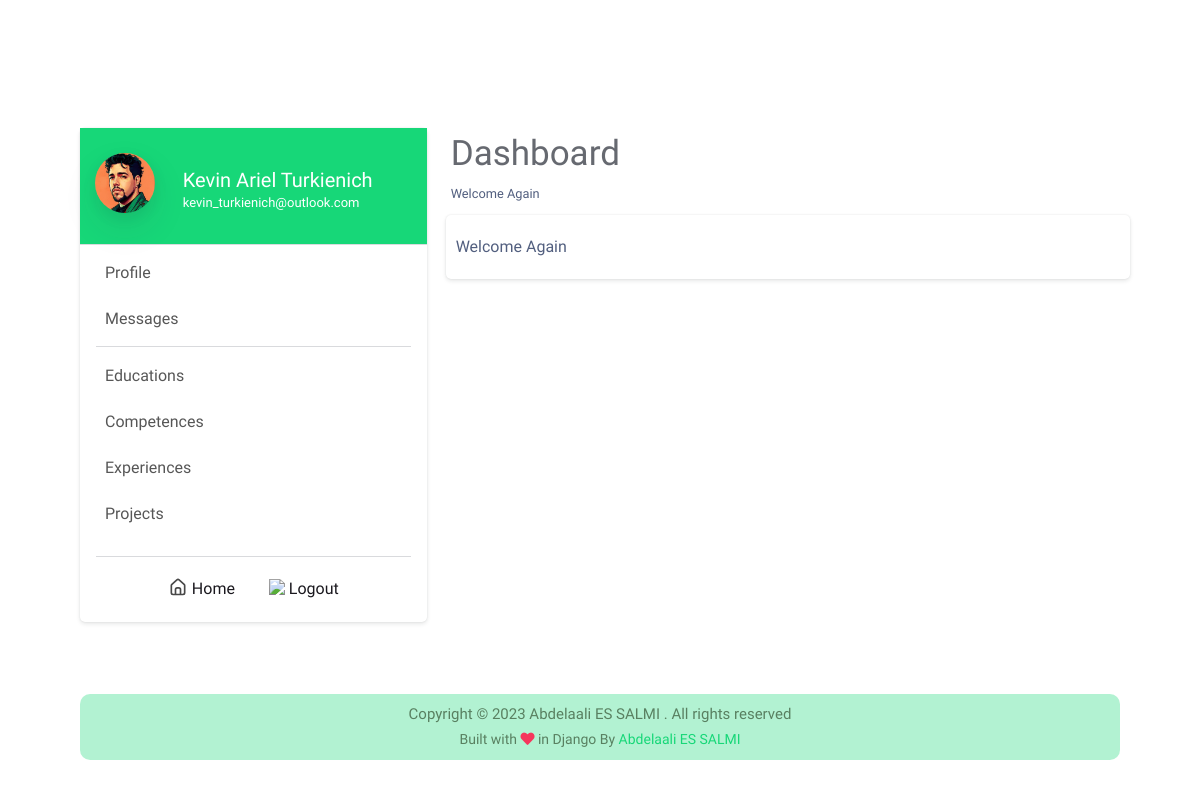
The page /dashboard/ (signed in) on the database its author committed.
### info/models.py (models this page shows, shortened)
class Information(models.Model):
    name_complete = models.CharField(max_length=50, blank=True, null=True)
    avatar = models.ImageField(upload_to="avatar/", blank=True, null=True)
    mini_about = models.TextField(blank=True, null=True)
    about = models.TextField(blank=True, null=True)
    born_date = models.DateField(blank=True, null=True)
    address = models.CharField(max_length=100, blank=True, null=True)
    phone = models.CharField(max_length=20, blank=True, null=True)
    email = models.EmailField(max_length=255, blank=True, null=True)
    cv = models.FileField(upload_to='cv', blank=True, null=True)
    github = models.URLField(blank=True, null=True)
    linkedin = models.URLField(blank=True, null=True)
    facebook = models.URLField(blank=True, null=True)
    twitter = models.URLField(blank=True, null=True)
    instagram = models.URLField(blank=True, null=True)

### dashboard/views.py (the view)
# urls.py: path('', dashboard, name='dashboard'),
@login_required()
def dashboard(request):
    template_name = 'dashboard.html'
    profile = Information.objects.first()
    return render(request, template_name, {'profile':profile, 'dashboard': True})

### dashboard/templates/dashboard.html (shortened to what this page needs)
{% extends 'base.html' %}
{% load static %}
{% block style %}
    <link type="text/css" href="{% static 'dashboard.css' %}" rel="stylesheet">
{% endblock style %}
{% block body %}
<div class="container mt-lg-8">
    <div class="row">
        <div class="col-lg-4 sidebar p-0">
            <a href="{% url 'dashboard:dashboard' %}">
                <div class="row info {% if dashboard %}dashboard-active {% else %}info-unactive{% endif %}">
                    <div class="col-2 pic">
                        <div class="profile-pic shadow" style="background-image: url('{% if profile.avatar %}{{profile.avatar.url}}{% else %}{% static 'img/default-avatar.svg' %}{% endif %}')">
                        </div>
                    </div>
                    <div class="col-10 name">
                        <h5 class="full-name">{{profile.name_complete}}</h5>
                        <p class="email">{{profile.email}}</p>
                    </div>
                </div>
            <a/>
            <hr class="m-0 mb-1">
            <ul class="sidebar-list">
                <a href="{% url 'dashboard:profile' %}">
                    <li class="{% if profile_active %}link-active{% endif %}">
                        <i class="uil uil-user dashboard-icon"></i>
                        Profile
                    </li>
                </a>
                <a href="{% url 'dashboard:messages' %}">
                    <li class="{% if messages_active %}link-active{% endif %}">
                        <i class="uil uil-envelope-download dashboard-icon"></i>
                        Messages
                    </li>
                </a>
                <hr class="sidebar-line">
                <a href="{% url 'dashboard:education' %}">
                    <li>
                        <i class="uil uil-graduation-cap dashboard-icon"></i>
                        Educations
                    </li>
                </a>
                <a href="{% url 'dashboard:profile' %}">
                    <li>
                        <i class="uil uil-award dashboard-icon"></i>
                        Competences
                    </li>
                </a>
                <a href="{% url 'dashboard:profile' %}">
                    <li>
                        <i class="uil uil-spinner-alt dashboard-icon"></i>
                        Experiences
                    </li>
                </a>
                <a href="{% url 'dashboard:projects' %}">
                    <li class="{% if projects_active %}link-active{% endif %}">
                        <i class="uil uil-folder-open dashboard-icon"></i>
                        Projects
                    </li>
                </a>
            </ul>
            <hr class="sidebar-line">
            <div class="container text-center sidebar-footer">
                <a href="{% url 'homePage' %}">
                    <img class="svg-icon-home" src="{% static 'img/home-icon.svg' %}" width='20px'>
                    Home
                </a>
                <a href="{% url 'dashboard:logout' %}" id="logout">
                    <img class="svg-icon-logout" src="{% static 'img/logout-icon.svg' %}" width='20px'>
                    Logout
                </a>
            </div>
        </div>
        <div class="col-lg-8 dashboard-content pl-lg-4">
            {% block dashboardContent %}
                <div class="dashboard-title">Dashboard</div>
                <div class=""><small>Welcome Again</small></div>
                <div class="row">
                    <div class="col-12 card">
                        <div class="">
                            <div class="">
                                <div class="">
                                    Welcome Again
                                </div>
                            </div>
                        </div>
                    </div>
                </div>
            {% endblock dashboardContent %}
        </div>
    </div>
</div>
<div class="container dash-footer my-6 py-2">
    <div class="text-center">
        <p>Copyright © {% now "Y" %} Abdelaali ES SALMI . All rights reserved</p>
        <p class="coder">Built with <i class="fa fa-heart text-danger"></i> in Django By <a href="https://github.com/abdlalisalmi">Abdelaali ES SALMI</a></p>
    </div>
</div>
{% endblock body %}

### portfolio/static/app.css (style rules this page uses)
:root { --color: #d1d8e0; --scolor: #17D778; --bg-color: hsl(260, 79%, 4%); --secondary: #2c303a; }
html { scroll-behavior: smooth; }
body { font-family: 'Maven Pro', sans-serif !important; scroll-behavior: smooth; background-color: var(--bg-color); }
p { color: #fff ; }
hr { background-color: #d1d8e04d; }
.name { color: var(--color); transition: all 0.5s; font-size: 20px; font-weight: 500; }

### portfolio/static/slider.css (style rules this page uses)
:root { --color: #d1d8e0; --color2: #d1d8e0da; --scolor: #17D778; --bg-color: #1A181E; --secondary: #2c303a; }

### portfolio/static/dashboard.css (style rules this page uses)
:root { --color: #d1d8e0; --scolor: #17D778; --bg-color: #1A181E; --secondary: #2c303a; }
* { margin: 0; padding: 0; }
body { background-color: #fff; font-family: 'Maven Pro', sans-serif !important; scroll-behavior: smooth; background-color: #fff; }
.sidebar { padding-top: 15px; border: 0 solid rgba(0,0,0,.125); box-shadow: 0 0 2px 0 rgba(22,26,33,.1), 0 2px 4px 0 rgba(22,26,33,.1); border-radius: 5px; }
.sidebar .info * { color: #000; }
.sidebar .info { padding-top: 20px; padding-bottom: 20px; margin: 0; }
.sidebar .pic { padding-top: 5px; }
.sidebar .profile-pic { border-radius: 50%; height: 60px; width: 60px; background-size: cover; background-position: center; background-blend-mode: multiply; vertical-align: middle; text-align: center; color: transparent; transition: all .3s ease; text-decoration: none; position: relative; }
.sidebar .name { padding: 10px; padding-left: 45px; padding-top: 20px; }
.sidebar .name h5, p { padding: 0; margin: 0; }
.sidebar .name .full-name { font-weight: 500; line-height: 1.5rem; text-transform: capitalize; }
.sidebar .name .email { font-size: 13px; }
.sidebar .dashboard-active { background-color: #17D778; color: #fff; margin: 0; }
.sidebar .dashboard-active * { color: #fff; }
.sidebar-list { list-style: none; font-size: 1rem; font-weight: 400; line-height: 1.5rem; text-align: left; margin:0; padding:0; padding-bottom: 15px; }
.sidebar-list li { cursor: pointer; padding: 10px 20px; color: rgba(0, 0, 0, 0.664); }
.sidebar .sidebar-line { margin: 5px; margin-left: 16px; margin-right: 16px; }
.dashboard-content .dashboard-title { font-size: 35px; margin-bottom: 0; padding-bottom: 0; color: #2c303ab9; }
.dashboard-content .card { margin: 10px; border: 0 solid rgba(0,0,0,.125); box-shadow: 0 0 2px 0 rgba(22,26,33,.1), 0 2px 4px 0 rgba(22,26,33,.1); border-radius: 5px; padding: 20px 10px 20px 10px; position: relative; display: flex; flex-direction: column; cursor: pointer; }
.dash-footer { color: #598061; background-color: #17d77754; border-radius: 10px; margin-top: 30px; }
.dash-footer p { margin: 0px; color: #598061; font-size: 15px; }
.dash-footer .coder { font-size: 14px; }
.dash-footer a { color: var(--scolor); cursor: pointer; font-weight: 500; transition: all .5s; }
.sidebar-footer { margin-top: 10px; margin-bottom: 10px; padding: 10px; }
.sidebar-footer a { color: #1A181E; margin: 5px; padding: 15px 10px; transition: all .2s ease-in-out; }
.svg-icon-home, .svg-icon-logout { padding-bottom: 5px; }
.dashboard-icon { font-size: 23px; color: #2c303ac2; padding-right: 5px; }

### rows shown on the page
Information: avatar (placeholder picture), name_complete "Kevin Ariel Turkienich", email "kevin_turkienich@outlook.com"
